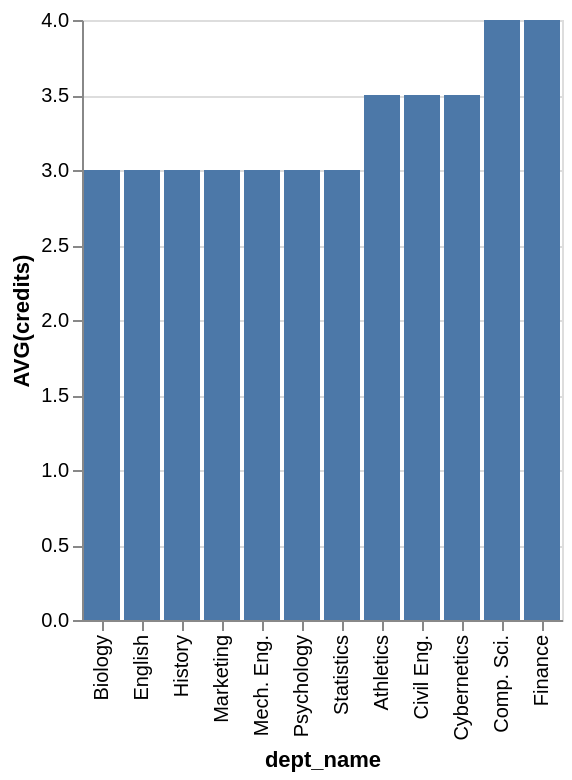

Specify this chart in Vega-Lite:
### Vega-Lite specification from a JSON file in a GitHub repository (floating-point values rounded to 4 significant figures)
{"data": {"values": [{"x_data": "Biology", "y_data": 3}, {"x_data": "English", "y_data": 3}, {"x_data": "History", "y_data": 3}, {"x_data": "Marketing", "y_data": 3}, {"x_data": "Mech. Eng.", "y_data": 3}, {"x_data": "Psychology", "y_data": 3}, {"x_data": "Statistics", "y_data": 3}, {"x_data": "Athletics", "y_data": 3.5}, {"x_data": "Civil Eng.", "y_data": 3.5}, {"x_data": "Cybernetics", "y_data": 3.5}, {"x_data": "Comp. Sci.", "y_data": 4}, {"x_data": "Finance", "y_data": 4}]}, "mark": "bar", "encoding": {"x": {"field": "x_data", "type": "nominal", "title": "dept_name", "sort": {"op": "sum", "field": "y_data", "order": "ascending"}}, "y": {"field": "y_data", "type": "quantitative", "title": "AVG(credits)"}}}
